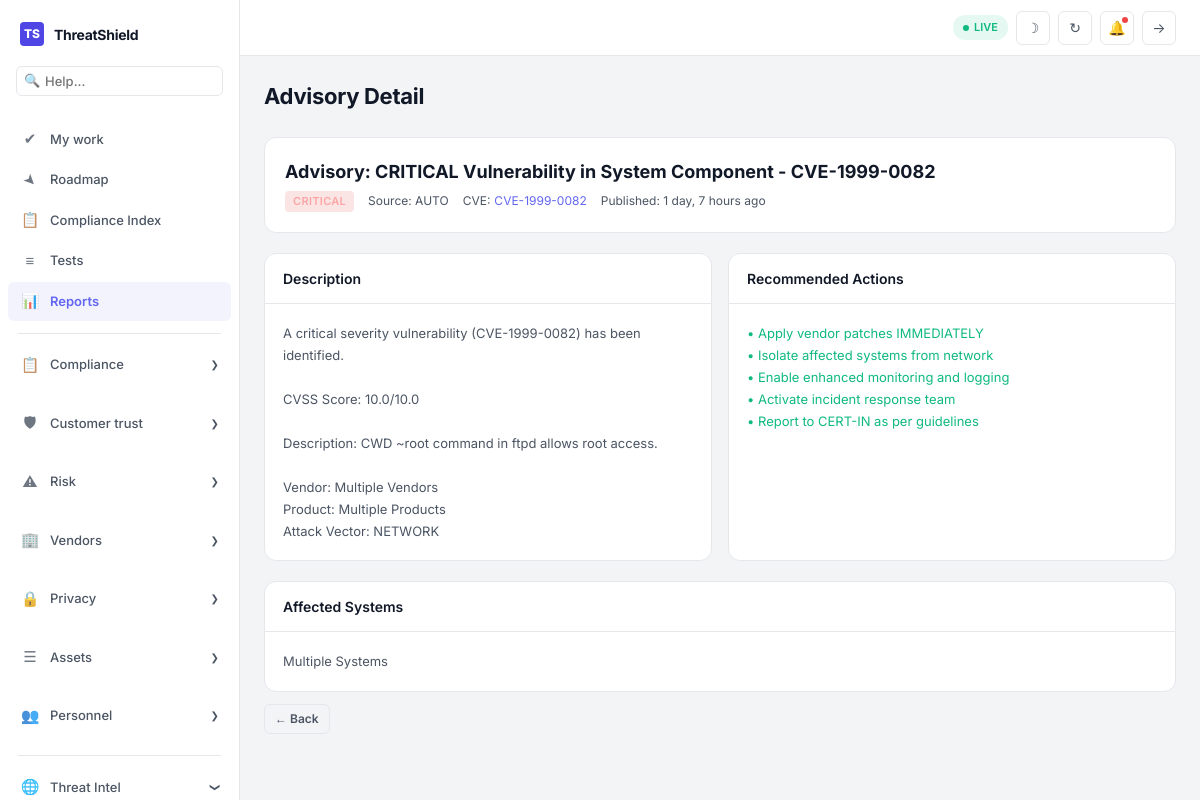
The app's page /advisories/2/ (signed in) with its own data.
### advisories/models.py (models this page shows, shortened)
class Advisory(models.Model):
    SEVERITY_CHOICES = [
        ('low', 'Low'),
        ('medium', 'Medium'),
        ('high', 'High'),
        ('critical', 'Critical'),
    ]
    SOURCE_CHOICES = [
        ('CERT-IN', 'CERT-IN'),
        ('AUTO', 'Auto-Generated'),
        ('MANUAL', 'Manual'),
    ]
    title = models.CharField(max_length=500)
    description = models.TextField()
    affected_systems = models.TextField(blank=True)
    severity = models.CharField(max_length=10, choices=SEVERITY_CHOICES, default='medium')
    recommended_action = models.TextField()
    source = models.CharField(max_length=20, choices=SOURCE_CHOICES, default='AUTO')
    linked_cve = models.ForeignKey(
        'cve_engine.CVE', on_delete=models.SET_NULL, null=True, blank=True, related_name='advisories'
    )
    is_active = models.BooleanField(default=True)
    created_at = models.DateTimeField(auto_now_add=True)
    updated_at = models.DateTimeField(auto_now=True)
    class Meta:
        ordering = ['-created_at']
        verbose_name_plural = 'Advisories'

### cve_engine/models.py (models this page shows, shortened)
class CVE(models.Model):
    SEVERITY_CHOICES = [
        ('LOW', 'Low'),
        ('MEDIUM', 'Medium'),
        ('HIGH', 'High'),
        ('CRITICAL', 'Critical'),
    ]
    cve_id = models.CharField(max_length=30, unique=True, db_index=True)
    description = models.TextField()
    severity_score = models.FloatField(default=0.0)
    severity_level = models.CharField(max_length=10, choices=SEVERITY_CHOICES, default='LOW')
    published_date = models.DateTimeField()
    last_modified = models.DateTimeField(auto_now=True)
    vendor = models.CharField(max_length=200, blank=True, default='')
    product = models.CharField(max_length=200, blank=True, default='')
    attack_vector = models.CharField(max_length=50, blank=True, default='')
    attack_complexity = models.CharField(max_length=20, blank=True, default='')
    references = models.JSONField(default=list, blank=True)
    latitude = models.FloatField(null=True, blank=True)
    longitude = models.FloatField(null=True, blank=True)
    country = models.CharField(max_length=100, blank=True, default='')
    class Meta:
        ordering = ['-published_date']
        verbose_name = 'CVE'
        verbose_name_plural = 'CVEs'

### advisories/views.py (the view)
# urls.py: path('<int:pk>/', views.advisory_detail, name='advisory_detail'),
@login_required
def advisory_detail(request, pk):
    advisory = get_object_or_404(Advisory, pk=pk)
    return render(request, 'advisories/advisory_detail.html', {'advisory': advisory})

### core/models.py (called while the page is built)
    @property
    def is_admin(self):
        return self.role == 'super_admin' or self.user.is_superuser

    @property
    def is_auditor(self):
        return self.role == 'auditor'

### templates/advisories/advisory_detail.html (shortened to what this page needs)
{% extends 'base.html' %}
{% load humanize %}
{% block content %}
<div class="page-head"><div><h1>Advisory Detail</h1></div></div>
<div class="detail-header">
    <div>
        <div class="detail-title">{{ advisory.title }}</div>
        <div class="detail-meta">
            <span class="detail-meta-item"><span class="badge badge-{{ advisory.severity }}">{{ advisory.severity|upper }}</span></span>
            <span class="detail-meta-item">Source: {{ advisory.source }}</span>
            {% if advisory.linked_cve %}<span class="detail-meta-item">CVE: <a href="{% url 'cve_engine:cve_detail' advisory.linked_cve.cve_id %}">{{ advisory.linked_cve.cve_id }}</a></span>{% endif %}
            <span class="detail-meta-item">Published: {{ advisory.created_at|timesince }} ago</span>
        </div>
    </div>
</div>
<div class="grid-2">
    <div class="card"><div class="card-head"><h3>Description</h3></div><div class="card-body"><div class="detail-text">{{ advisory.description }}</div></div></div>
    <div class="card"><div class="card-head"><h3>Recommended Actions</h3></div><div class="card-body"><div class="detail-text" style="color:var(--success);">{{ advisory.recommended_action }}</div></div></div>
</div>
{% if advisory.affected_systems %}
<div class="card"><div class="card-head"><h3>Affected Systems</h3></div><div class="card-body"><div class="detail-text">{{ advisory.affected_systems }}</div></div></div>
{% endif %}
<a href="{% url 'advisories:advisory_list' %}" class="btn btn-ghost btn-sm" style="margin-top:12px;">&larr; Back</a>
{% endblock %}

### static/css/style.css (style rules this page uses)
:root { --bg-base: #F3F4F6; --bg-surface: #FFFFFF; --bg-elevated: #F9FAFB; --bg-hover: #F3F4F6; --bg-input: #FFFFFF; --bg-overlay: rgba(0, 0, 0, 0.4); --text-primary: #111827; --text-secondary: #4B5563; --text-tertiary: #6B7280; --text-inverse: #FFFFFF; --brand-primary: #4F46E5; --brand-secondary: #6366F1; --brand-light: #818CF8; --brand-dark: #3730A3; --success: #10B981; --success-light: #D1FAE5; --success-surface: rgba(16, 185, 129, 0.1); --warning: #F59E0B; --warning-light: #FEF3C7; --warning-surface: rgba(245, 158, 11, 0.1); --danger: #EF4444; --danger-light: #FEE2E2; --danger-surface: rgba(239, 68, 68, 0.1); --info: #3B82F6; --info-surface: rgba(59, 130, 246, 0.1); --severity-critical: #DC2626; --severity-high: #EA580C; --severity-medium: #D97706; --severity-low: #16A34A; --border: #E5E7EB; --border-light: #D1D5DB; --border-focus: #6366F1; --shadow-sm: 0 1px 2px rgba(0,0,0,0.05); --shadow-md: 0 4px 6px -1px rgba(0,0,0,0.1); --shadow-lg: 0 10px 15px -3px rgba(0,0,0,0.1); --sidebar-w: 240px; --header-h: 56px; --radius: 8px; --radius-lg: 12px; }
*, *::before, *::after { box-sizing: border-box; margin: 0; padding: 0; }
html { scroll-behavior: smooth; }
body { font-family: 'Inter', -apple-system, BlinkMacSystemFont, sans-serif; background: var(--bg-base); color: var(--text-primary); line-height: 1.5; font-size: 14px; -webkit-font-smoothing: antialiased; }
a { color: var(--brand-secondary); text-decoration: none; }
.page-head { margin-bottom: 24px; display: flex; justify-content: space-between; align-items: flex-start; }
.page-head h1 { font-size: 22px; font-weight: 700; color: var(--text-primary); letter-spacing: -0.3px; }
.card { background: var(--bg-surface); border: 1px solid var(--border); border-radius: var(--radius-lg); overflow: hidden; }
.card-head { padding: 14px 18px; border-bottom: 1px solid var(--border); display: flex; align-items: center; justify-content: space-between; }
.card-head h3 { font-size: 14px; font-weight: 600; color: var(--text-primary); }
.card-body { padding: 18px; }
.grid-2 { display: grid; grid-template-columns: repeat(2, 1fr); gap: 16px; margin-bottom: 20px; }
.badge { display: inline-flex; align-items: center; padding: 2px 8px; border-radius: 4px; font-size: 11px; font-weight: 600; letter-spacing: 0.3px; }
.badge-critical { background: rgba(220,38,38,0.12); color: #FCA5A5; }
.btn { display: inline-flex; align-items: center; gap: 6px; padding: 8px 16px; border-radius: 6px; font-size: 13px; font-weight: 600; cursor: pointer; border: none; font-family: 'Inter', sans-serif; transition: all 0.15s; text-decoration: none; }
.btn-ghost { background: transparent; border: 1px solid var(--border); color: var(--text-secondary); }
.btn-sm { padding: 5px 10px; font-size: 12px; }
.detail-header { display: flex; justify-content: space-between; align-items: flex-start; margin-bottom: 20px; padding: 20px; background: var(--bg-surface); border-radius: var(--radius-lg); border: 1px solid var(--border); }
.detail-title { font-size: 18px; font-weight: 700; color: var(--text-primary); margin-bottom: 6px; }
.detail-meta { display: flex; gap: 14px; flex-wrap: wrap; }
.detail-meta-item { display: flex; align-items: center; gap: 4px; font-size: 12px; color: var(--text-secondary); }
.detail-text { font-size: 13px; line-height: 1.7; color: var(--text-secondary); white-space: pre-line; }

### records on screen
Advisory: title "Advisory: CRITICAL Vulnerability in System Component - CVE-1999-0082", severity "CRITICAL", source "AUTO", linked_cve.cve_id "CVE-1999-0082", created_at "1 day, 7 hours", description "A critical severity vulnerability (CVE-1999-0082) has been identified. CVSS Score: 10.0/10.0 Description: CWD ~root command in ftpd allows root access. Vendor: Multiple Vendors Product: Multiple Products Attack Vector: NETWORK", recommended_action "• Apply vendor patches IMMEDIATELY • Isolate affected systems from network • Enable enhanced monitoring and logging • Activate incident response team • Report to CERT-IN as per guidelines", affected_systems "Multiple Systems"
